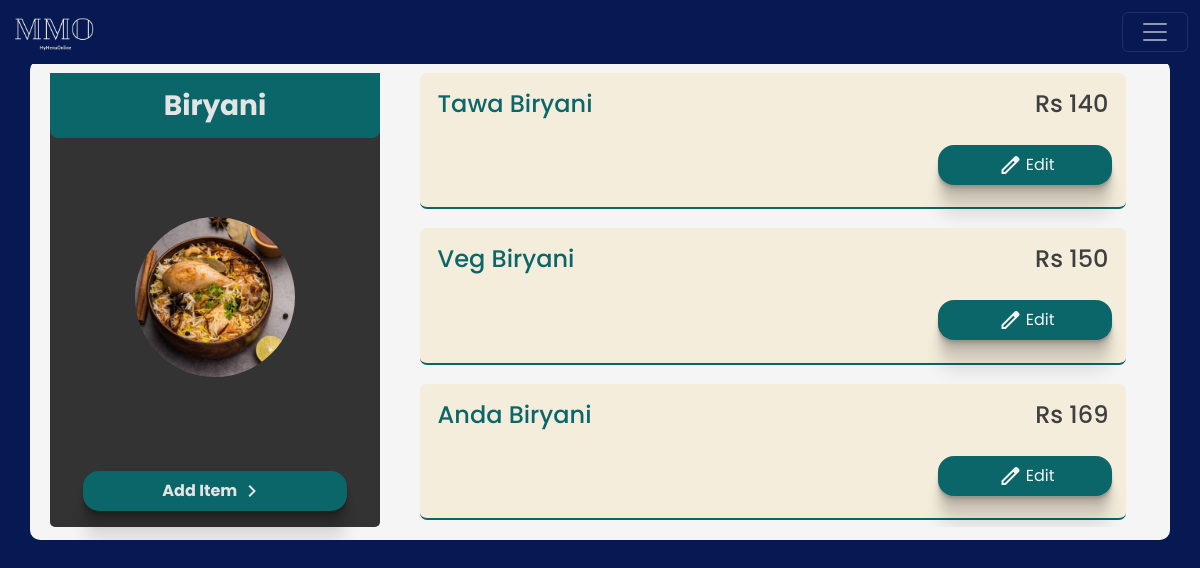
Before: /client/items/category=33/ (signed in) with the older database file.
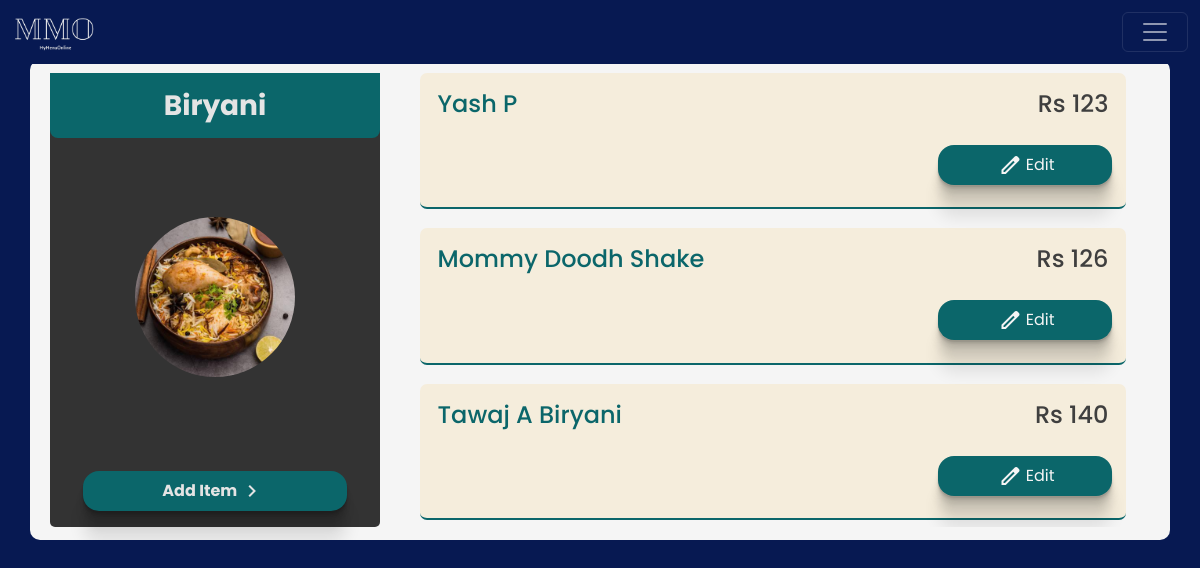
After: the same page with the newer database file.
### client/models.py (models this page shows)
class Item(models.Model):
    header = models.ForeignKey(Header, on_delete=models.CASCADE)
    item_name = models.CharField( max_length=50)
    price = models.IntegerField()
    vegnonveg = models.CharField(max_length=15,)
    tags = models.CharField( max_length=50)
    def __str__(self):
        return f'{self.item_name}  {self.price}'

### client/views.py (the view)
# urls.py: path('items/category=<int:id>/', views.itemList, name= 'itemList'),
@login_required
def itemList(request, id):
    try:
        header = Header.objects.get(id = id)
    except:
        return HttpResponse('404 page not found')
    if header.menu.user == request.user:
        items = Item.objects.filter(header= header).order_by('price')
        print(items)
        data = {
            'header' : header,
            'items': items,
        }
        return render(request, 'client/itemList.html',data )
    else:
        return HttpResponse('You are not authorized to view this page')

### templates/client/itemList.html (shortened to what this page needs)
{% load static %}
<!doctype html>
<html lang="en">
  <head>
    <link rel="stylesheet" href="{% static 'css/styleAdmin.css' %}">
    <link href="https://cdn.jsdelivr.net/npm/bootstrap@5.3.1/dist/css/bootstrap.min.css" rel="stylesheet">
  </head>
  <body>
    {% include 'client/navBar.html' %}
      <div class="container  flexCol">
        <div class="cateloginList ">
          <h3>{{header.header_text}}</h3>
          {% if header.image %}
          <img src="{{header.image.url}}" alt="">
          {% else %}
          <img src="{% static 'img/burger.jpg' %}" alt="">
          {% endif %}
          <p class="myActionButton" onclick="parent.location.href='/client/items/category={{header.id}}/add'"> Add Item<span class="material-symbols-outlined">
            </span></p>
        </div>
        <div class="itemListScroll">
          {% for item in items %}
          <div class="myListItem itermListBlock">
         <div class="itermList">
           <h4 class="makeBoldColor">{{item.item_name}}</h4>
           <h4>Rs   {{item.price}}</h4>
          </div>
          <div class="categoryButton listnewItem">
            <p onclick="parent.location.href='/client/items/category={{header.id}}/edit/item={{item.id}}'" > <span class="material-symbols-outlined">
            </span>Edit</p>
          </div>
     </div>
     {% endfor %}
</div>
</div>
</body>
</html>

Changed rows visible on the page:
no longer on this page (row unchanged): Item: item_name "Veg Biryani", price "150"
no longer on this page (row unchanged): Item: item_name "Anda Biryani", price "169"
added Item: item_name "Yash P", price "123"
added Item: item_name "Mommy Doodh Shake", price "126"
changed Item: item_name "Tawa Biryani" → "Tawaj A Biryani"
